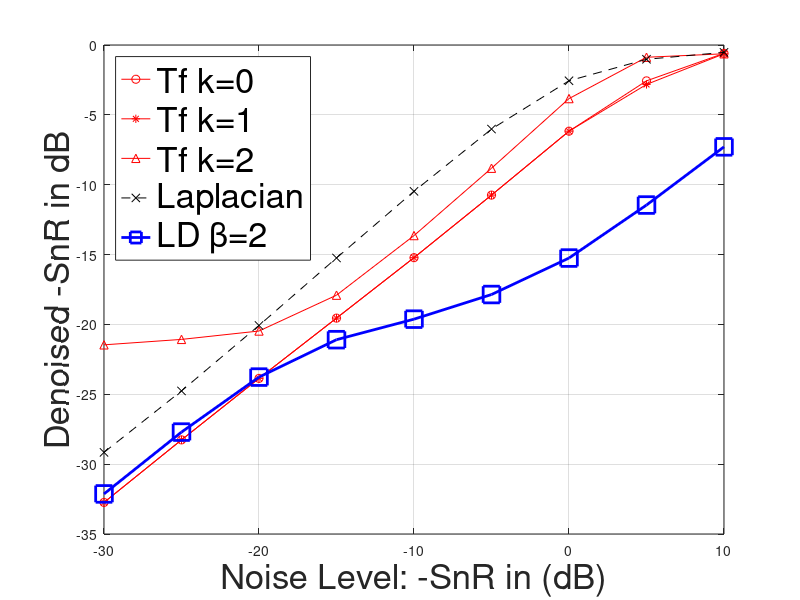

Reproduce this figure in MATLAB. (Note: this script raises an error after producing the figure.)
close all
clear
load('facebook/res_inhomogene.mat')
load('facebook/inhomoRandWalkR.mat')

h1 = figure;
plot(-SnR_list,10*log(mse_list')/log(10)','ro-',...
    -SnR_list,10*log(mse_list1')/log(10)','r*-',...
    -SnR_list,10*log(mse_list2')/log(10)','r^-',...
    -SnR_list,10*log(mse_listL')/log(10)','kx--',...%'linewidth',2,'markersize',12);% -SnR_list,10*log(mse_b2')/log(10)','b*-',...
    -SnR_list,10*log(mse')/log(10)','bs-','linewidth',2,'markersize',12);

xlabel('Noise Level: -SnR in (dB)','fontsize',25)
ylabel('Denoising Performance in dB','fontsize',25)
ylabel('Denoised -SnR in dB','fontsize',25)
lg=legend('Tf k=0','Tf k=1',...
  'Tf k=2','Laplacian',...%'Level dependant \beta=2 (J=7)',...
  'LD \beta=2');
set(lg,'fontsize',25,'location','northwest')
grid on;
ax = gca; % current axes
ax.FontSize = 20;
%ax.TickDir = 'out';
%ax.TickLength = [0.02 0.02];
%axis equal 
ylim([-45 2])
xlim([-30 10])
%axis tight
%saveTightFigure(h1,'facebook_inhomo.pdf')


clear
load('facebook/res_homogene.mat')
load('facebook/homoRandWalkR.mat')

h2=figure;
plot(-SnR_list,10*log(mse_list')/log(10)','ro-',...
    -SnR_list,10*log(mse_list1')/log(10)','r*-',...
    -SnR_list,10*log(mse_list2')/log(10)','r^-',...
    -SnR_list,10*log(mse_listL')/log(10)','kx--',...%'linewidth',2,'markersize',12);% -SnR_list,10*log(mse_b2')/log(10)','b*-',...
    -SnR_list,10*log(mse')/log(10)','bs-','linewidth',2,'markersize',12);

xlabel('Noise Level: -SnR in (dB)','fontsize',25)
ylabel('Denoising Performance in dB','fontsize',25)
ylabel('Denoised -SnR in dB','fontsize',25)
l=legend('Tf k=0','Tf k=1',...
  'Tf k=2','Laplacian',...%'Level dependant \beta=2 (J=7)',...
  'LD \beta=2');
set(l,'fontsize',25,'location','northwest')
grid on;
ax = gca; % current axes
ax.FontSize = 20;
%ax.TickDir = 'out';
%ax.TickLength = [0.02 0.02];
%axis equal 
ylim([-45 2])
xlim([-30 10])
%axis tight
%saveTightFigure(h2,'facebook_homo.pdf')

clear
load('facebook/res_poisson_dense.mat')
load('facebook/densePoissonR.mat')

h3=figure;
plot(-SnR_list,10*log(mse_list')/log(10)','ro-',...
    -SnR_list,10*log(mse_list1')/log(10)','r*-',...
    -SnR_list,10*log(mse_list2')/log(10)','r^-',...
    -SnR_list,10*log(mse_listL')/log(10)','kx--',...%'linewidth',2,'markersize',12);% -SnR_list,10*log(mse_b2')/log(10)','b*-',...
    -SnR_list,10*log(mse')/log(10)','bs-','linewidth',2,'markersize',12);

xlabel('Noise Level: -SnR in (dB)','fontsize',25)
ylabel('Denoising Performance in dB','fontsize',25)
ylabel('Denoised -SnR in dB','fontsize',25)
g=legend('Tf k=0','Tf k=1',...
  'Tf k=2','Laplacian',...%'Level dependant \beta=2 (J=7)',...
  'LD \beta=2');
set(g,'fontsize',25,'location','northwest')
grid on;
ax = gca; % current axes
ax.FontSize = 20;
%ax.TickDir = 'out';
%ax.TickLength = [0.02 0.02];
%axis equal 
ylim([-45 2])
xlim([-30 10])
%axis tight
%saveTightFigure(h3,'facebook_dense.pdf')

clear
load('facebook/res_poisson_sparse.mat')
load('facebook/sparsePoissonR.mat')

h4 = figure;
plot(-SnR_list,10*log(mse_list')/log(10)','ro-',...
    -SnR_list,10*log(mse_list1')/log(10)','r*-',...
    -SnR_list,10*log(mse_list2')/log(10)','r^-',...
    -SnR_list,10*log(mse_listL')/log(10)','kx--',...%'linewidth',2,'markersize',12);% -SnR_list,10*log(mse_b2')/log(10)','b*-',...
    -SnR_list,10*log(mse')/log(10)','bs-','linewidth',2,'markersize',12);

xlabel('Noise Level: -SnR in (dB)','fontsize',25)
ylabel('Denoising Performance in dB','fontsize',25)
ylabel('Denoised -SnR in dB','fontsize',25)
lg=legend('Tf k=0','Tf k=1',...
  'Tf k=2','Laplacian',...%'Level dependant \beta=2 (J=7)',...
  'LD \beta=2');
set(lg,'fontsize',25,'location','northwest')
grid on;
ax = gca; % current axes
ax.FontSize = 20;
%ax.TickDir = 'out';
%ax.TickLength = [0.02 0.02];
%axis equal 
xlim([-30 10])
ylim([-45 2])
%axis tight
%saveTightFigure(h4,'facebook_sparse.pdf')

tilefigs
